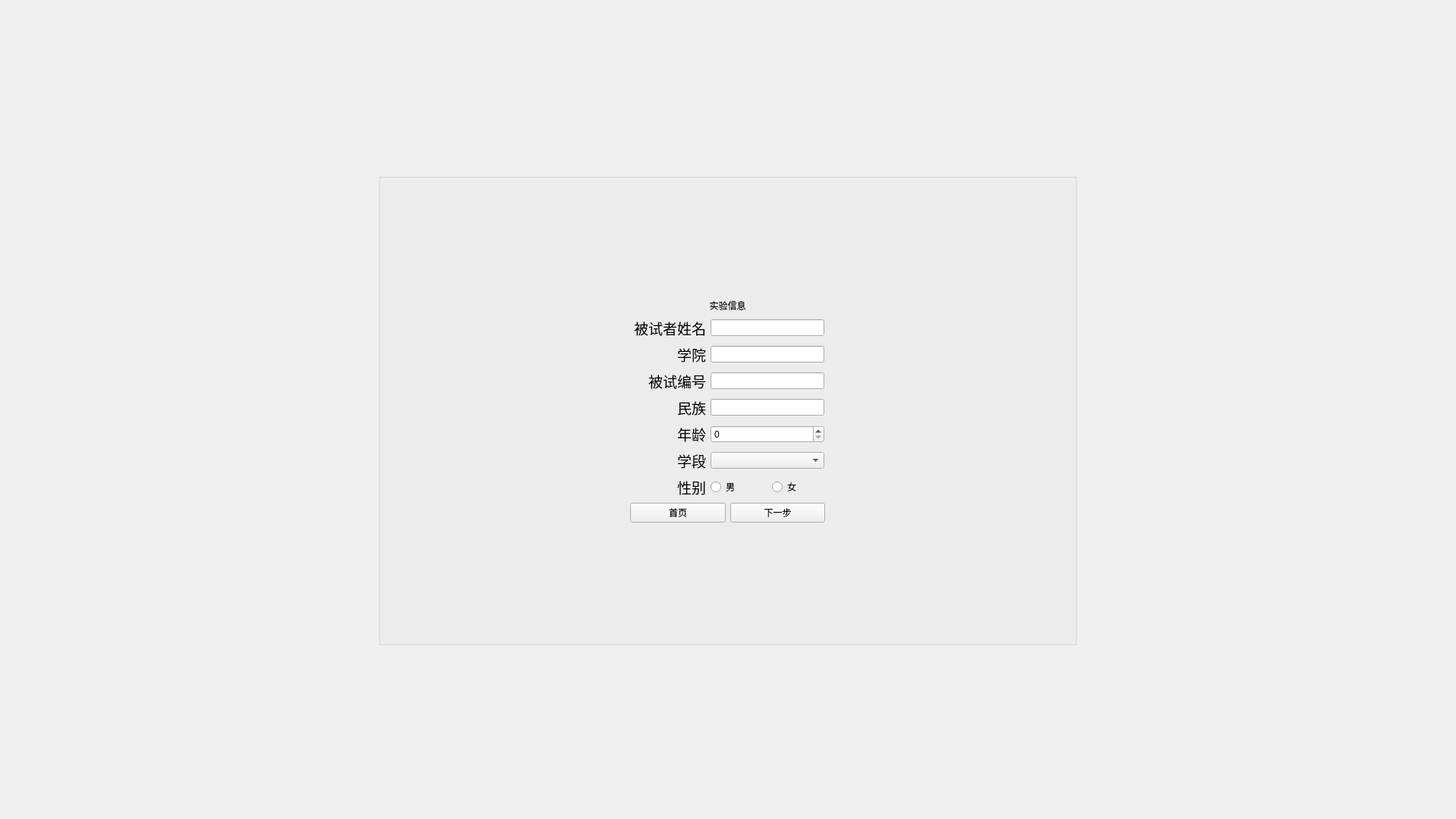
<?xml version="1.0" encoding="UTF-8"?>
<ui version="4.0">
 <class>Form</class>
 <widget class="QWidget" name="Form">
  <property name="geometry">
   <rect>
    <x>0</x>
    <y>0</y>
    <width>1920</width>
    <height>1080</height>
   </rect>
  </property>
  <property name="sizePolicy">
   <sizepolicy hsizetype="Fixed" vsizetype="Fixed">
    <horstretch>0</horstretch>
    <verstretch>0</verstretch>
   </sizepolicy>
  </property>
  <property name="minimumSize">
   <size>
    <width>1920</width>
    <height>1080</height>
   </size>
  </property>
  <property name="windowTitle">
   <string>Form</string>
  </property>
  <layout class="QGridLayout" name="gridLayout_2">
   <item row="0" column="0">
    <widget class="QGroupBox" name="groupBox">
     <property name="sizePolicy">
      <sizepolicy hsizetype="Fixed" vsizetype="Fixed">
       <horstretch>0</horstretch>
       <verstretch>0</verstretch>
      </sizepolicy>
     </property>
     <property name="minimumSize">
      <size>
       <width>800</width>
       <height>550</height>
      </size>
     </property>
     <property name="title">
      <string/>
     </property>
     <property name="alignment">
      <set>Qt::AlignCenter</set>
     </property>
     <layout class="QGridLayout" name="gridLayout_3">
      <item row="0" column="1">
       <spacer name="verticalSpacer">
        <property name="orientation">
         <enum>Qt::Vertical</enum>
        </property>
        <property name="sizeType">
         <enum>QSizePolicy::Fixed</enum>
        </property>
        <property name="sizeHint" stdset="0">
         <size>
          <width>20</width>
          <height>150</height>
         </size>
        </property>
       </spacer>
      </item>
      <item row="1" column="0">
       <spacer name="horizontalSpacer">
        <property name="orientation">
         <enum>Qt::Horizontal</enum>
        </property>
        <property name="sizeType">
         <enum>QSizePolicy::Fixed</enum>
        </property>
        <property name="sizeHint" stdset="0">
         <size>
          <width>320</width>
          <height>20</height>
         </size>
        </property>
       </spacer>
      </item>
      <item row="1" column="1">
       <layout class="QGridLayout" name="gridLayout">
        <item row="0" column="0">
         <widget class="QLabel" name="label">
          <property name="sizePolicy">
           <sizepolicy hsizetype="Preferred" vsizetype="Fixed">
            <horstretch>0</horstretch>
            <verstretch>0</verstretch>
           </sizepolicy>
          </property>
          <property name="layoutDirection">
           <enum>Qt::LeftToRight</enum>
          </property>
          <property name="styleSheet">
           <string notr="true">font: 75 24pt &quot;Agency FB&quot;;</string>
          </property>
          <property name="text">
           <string>实验信息</string>
          </property>
          <property name="alignment">
           <set>Qt::AlignCenter</set>
          </property>
         </widget>
        </item>
        <item row="1" column="0">
         <layout class="QVBoxLayout" name="verticalLayout">
          <item>
           <layout class="QHBoxLayout" name="horizontalLayout_2">
            <item>
             <widget class="QLabel" name="label_2">
              <property name="sizePolicy">
               <sizepolicy hsizetype="Fixed" vsizetype="Preferred">
                <horstretch>0</horstretch>
                <verstretch>0</verstretch>
               </sizepolicy>
              </property>
              <property name="minimumSize">
               <size>
                <width>100</width>
                <height>0</height>
               </size>
              </property>
              <property name="font">
               <font>
                <family>宋体</family>
                <pointsize>14</pointsize>
                <weight>50</weight>
                <bold>false</bold>
               </font>
              </property>
              <property name="text">
               <string>被试者姓名</string>
              </property>
              <property name="alignment">
               <set>Qt::AlignRight|Qt::AlignTrailing|Qt::AlignVCenter</set>
              </property>
             </widget>
            </item>
            <item>
             <widget class="QLineEdit" name="nameEdit">
              <property name="sizePolicy">
               <sizepolicy hsizetype="Fixed" vsizetype="Fixed">
                <horstretch>0</horstretch>
                <verstretch>0</verstretch>
               </sizepolicy>
              </property>
              <property name="minimumSize">
               <size>
                <width>150</width>
                <height>0</height>
               </size>
              </property>
             </widget>
            </item>
           </layout>
          </item>
          <item>
           <layout class="QHBoxLayout" name="horizontalLayout_6">
            <item>
             <widget class="QLabel" name="label_6">
              <property name="sizePolicy">
               <sizepolicy hsizetype="Fixed" vsizetype="Preferred">
                <horstretch>0</horstretch>
                <verstretch>0</verstretch>
               </sizepolicy>
              </property>
              <property name="minimumSize">
               <size>
                <width>100</width>
                <height>0</height>
               </size>
              </property>
              <property name="font">
               <font>
                <family>宋体</family>
                <pointsize>14</pointsize>
               </font>
              </property>
              <property name="text">
               <string>学院</string>
              </property>
              <property name="alignment">
               <set>Qt::AlignRight|Qt::AlignTrailing|Qt::AlignVCenter</set>
              </property>
             </widget>
            </item>
            <item>
             <widget class="QLineEdit" name="collegeEdit">
              <property name="sizePolicy">
               <sizepolicy hsizetype="Fixed" vsizetype="Fixed">
                <horstretch>0</horstretch>
                <verstretch>0</verstretch>
               </sizepolicy>
              </property>
              <property name="minimumSize">
               <size>
                <width>150</width>
                <height>0</height>
               </size>
              </property>
             </widget>
            </item>
           </layout>
          </item>
          <item>
           <layout class="QHBoxLayout" name="horizontalLayout_4">
            <item>
             <widget class="QLabel" name="label_8">
              <property name="sizePolicy">
               <sizepolicy hsizetype="Fixed" vsizetype="Preferred">
                <horstretch>0</horstretch>
                <verstretch>0</verstretch>
               </sizepolicy>
              </property>
              <property name="minimumSize">
               <size>
                <width>100</width>
                <height>0</height>
               </size>
              </property>
              <property name="font">
               <font>
                <family>宋体</family>
                <pointsize>14</pointsize>
               </font>
              </property>
              <property name="text">
               <string>被试编号</string>
              </property>
              <property name="alignment">
               <set>Qt::AlignRight|Qt::AlignTrailing|Qt::AlignVCenter</set>
              </property>
             </widget>
            </item>
            <item>
             <widget class="QLineEdit" name="numberEdit">
              <property name="sizePolicy">
               <sizepolicy hsizetype="Fixed" vsizetype="Fixed">
                <horstretch>0</horstretch>
                <verstretch>0</verstretch>
               </sizepolicy>
              </property>
              <property name="minimumSize">
               <size>
                <width>150</width>
                <height>0</height>
               </size>
              </property>
             </widget>
            </item>
           </layout>
          </item>
          <item>
           <layout class="QHBoxLayout" name="horizontalLayout_7">
            <item>
             <widget class="QLabel" name="label_7">
              <property name="sizePolicy">
               <sizepolicy hsizetype="Fixed" vsizetype="Preferred">
                <horstretch>0</horstretch>
                <verstretch>0</verstretch>
               </sizepolicy>
              </property>
              <property name="minimumSize">
               <size>
                <width>100</width>
                <height>0</height>
               </size>
              </property>
              <property name="font">
               <font>
                <family>宋体</family>
                <pointsize>14</pointsize>
               </font>
              </property>
              <property name="text">
               <string>民族</string>
              </property>
              <property name="alignment">
               <set>Qt::AlignRight|Qt::AlignTrailing|Qt::AlignVCenter</set>
              </property>
             </widget>
            </item>
            <item>
             <widget class="QLineEdit" name="ethnicEdit">
              <property name="sizePolicy">
               <sizepolicy hsizetype="Fixed" vsizetype="Fixed">
                <horstretch>0</horstretch>
                <verstretch>0</verstretch>
               </sizepolicy>
              </property>
              <property name="minimumSize">
               <size>
                <width>150</width>
                <height>0</height>
               </size>
              </property>
             </widget>
            </item>
           </layout>
          </item>
          <item>
           <layout class="QHBoxLayout" name="horizontalLayout_3">
            <item>
             <widget class="QLabel" name="label_3">
              <property name="sizePolicy">
               <sizepolicy hsizetype="Fixed" vsizetype="Preferred">
                <horstretch>0</horstretch>
                <verstretch>0</verstretch>
               </sizepolicy>
              </property>
              <property name="minimumSize">
               <size>
                <width>100</width>
                <height>0</height>
               </size>
              </property>
              <property name="font">
               <font>
                <family>宋体</family>
                <pointsize>14</pointsize>
               </font>
              </property>
              <property name="text">
               <string>年龄</string>
              </property>
              <property name="alignment">
               <set>Qt::AlignRight|Qt::AlignTrailing|Qt::AlignVCenter</set>
              </property>
             </widget>
            </item>
            <item>
             <widget class="QSpinBox" name="ageEdit">
              <property name="sizePolicy">
               <sizepolicy hsizetype="Fixed" vsizetype="Fixed">
                <horstretch>0</horstretch>
                <verstretch>0</verstretch>
               </sizepolicy>
              </property>
              <property name="minimumSize">
               <size>
                <width>150</width>
                <height>0</height>
               </size>
              </property>
              <property name="maximumSize">
               <size>
                <width>16777215</width>
                <height>16777215</height>
               </size>
              </property>
              <property name="sizeIncrement">
               <size>
                <width>19</width>
                <height>0</height>
               </size>
              </property>
              <property name="baseSize">
               <size>
                <width>36</width>
                <height>0</height>
               </size>
              </property>
             </widget>
            </item>
           </layout>
          </item>
          <item>
           <layout class="QHBoxLayout" name="horizontalLayout_5">
            <item>
             <widget class="QLabel" name="label_5">
              <property name="sizePolicy">
               <sizepolicy hsizetype="Fixed" vsizetype="Preferred">
                <horstretch>0</horstretch>
                <verstretch>0</verstretch>
               </sizepolicy>
              </property>
              <property name="minimumSize">
               <size>
                <width>100</width>
                <height>0</height>
               </size>
              </property>
              <property name="font">
               <font>
                <family>宋体</family>
                <pointsize>14</pointsize>
               </font>
              </property>
              <property name="text">
               <string>学段</string>
              </property>
              <property name="alignment">
               <set>Qt::AlignRight|Qt::AlignTrailing|Qt::AlignVCenter</set>
              </property>
             </widget>
            </item>
            <item>
             <widget class="QComboBox" name="gradeEdit">
              <property name="sizePolicy">
               <sizepolicy hsizetype="Fixed" vsizetype="Fixed">
                <horstretch>0</horstretch>
                <verstretch>0</verstretch>
               </sizepolicy>
              </property>
              <property name="minimumSize">
               <size>
                <width>150</width>
                <height>0</height>
               </size>
              </property>
             </widget>
            </item>
           </layout>
          </item>
          <item>
           <layout class="QHBoxLayout" name="horizontalLayout">
            <item>
             <widget class="QLabel" name="label_4">
              <property name="sizePolicy">
               <sizepolicy hsizetype="Fixed" vsizetype="Preferred">
                <horstretch>0</horstretch>
                <verstretch>0</verstretch>
               </sizepolicy>
              </property>
              <property name="minimumSize">
               <size>
                <width>100</width>
                <height>0</height>
               </size>
              </property>
              <property name="font">
               <font>
                <pointsize>14</pointsize>
               </font>
              </property>
              <property name="text">
               <string>性别</string>
              </property>
              <property name="alignment">
               <set>Qt::AlignRight|Qt::AlignTrailing|Qt::AlignVCenter</set>
              </property>
             </widget>
            </item>
            <item>
             <widget class="QRadioButton" name="sex_0">
              <property name="sizePolicy">
               <sizepolicy hsizetype="Fixed" vsizetype="Fixed">
                <horstretch>0</horstretch>
                <verstretch>0</verstretch>
               </sizepolicy>
              </property>
              <property name="minimumSize">
               <size>
                <width>75</width>
                <height>0</height>
               </size>
              </property>
              <property name="text">
               <string>男</string>
              </property>
             </widget>
            </item>
            <item>
             <widget class="QRadioButton" name="sex_1">
              <property name="sizePolicy">
               <sizepolicy hsizetype="Fixed" vsizetype="Fixed">
                <horstretch>0</horstretch>
                <verstretch>0</verstretch>
               </sizepolicy>
              </property>
              <property name="minimumSize">
               <size>
                <width>70</width>
                <height>0</height>
               </size>
              </property>
              <property name="text">
               <string>女</string>
              </property>
             </widget>
            </item>
           </layout>
          </item>
          <item>
           <layout class="QHBoxLayout" name="horizontalLayout_8">
            <item>
             <widget class="QPushButton" name="indexBtn">
              <property name="text">
               <string>首页</string>
              </property>
             </widget>
            </item>
            <item>
             <widget class="QPushButton" name="nextBtn">
              <property name="text">
               <string>下一步</string>
              </property>
             </widget>
            </item>
           </layout>
          </item>
         </layout>
        </item>
       </layout>
      </item>
      <item row="1" column="2">
       <spacer name="horizontalSpacer_2">
        <property name="orientation">
         <enum>Qt::Horizontal</enum>
        </property>
        <property name="sizeType">
         <enum>QSizePolicy::Fixed</enum>
        </property>
        <property name="sizeHint" stdset="0">
         <size>
          <width>320</width>
          <height>20</height>
         </size>
        </property>
       </spacer>
      </item>
      <item row="2" column="1">
       <spacer name="verticalSpacer_2">
        <property name="orientation">
         <enum>Qt::Vertical</enum>
        </property>
        <property name="sizeType">
         <enum>QSizePolicy::Fixed</enum>
        </property>
        <property name="sizeHint" stdset="0">
         <size>
          <width>20</width>
          <height>150</height>
         </size>
        </property>
       </spacer>
      </item>
     </layout>
    </widget>
   </item>
  </layout>
 </widget>
 <resources/>
 <connections/>
</ui>
